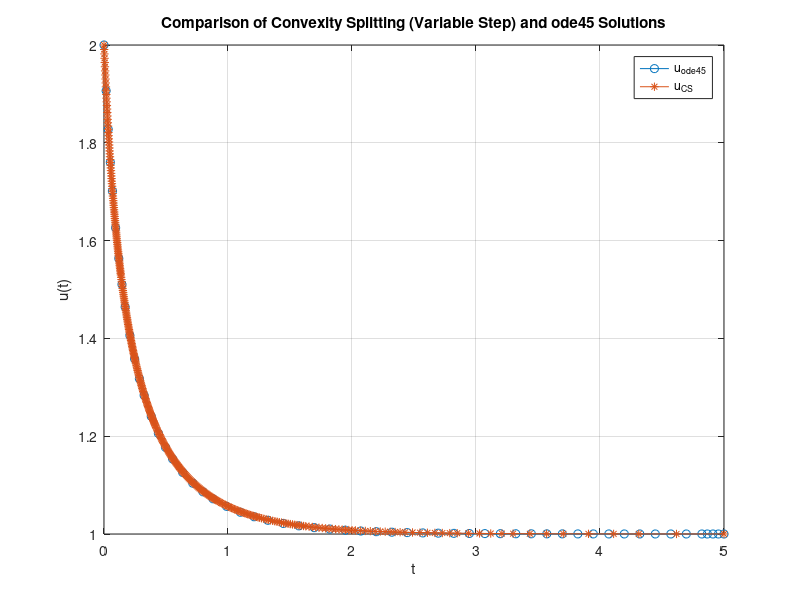

This chart was generated by the following MATLAB code:
function NonlinearCSNU(u0, tau)
    if nargin < 2
        u0 = 2;
        tau = 0.1;
    end    
    
    % Discretization Parameters
    T = 5;              % End time
    tol = 1e-4;         % Tolerance for error control
    t = 0;              % Start time
    unew = u0;          % Initial condition
    tsteps = t;         % Array to store time steps
    uCS = unew;        % Array to store solution

    % Main loop with variable time stepping
    while t < T
        % Define the implicit function for Convexity Splitting
        f = @(unext) unext - unew - tau * (unew - unext^3);
        
        % Solve for the next time step using fzero
        u_next = fzero(f, unew);  % Use the previous value as the initial guess
        
        % Estimate error by performing two half steps
        f_half = @(u_half) u_half - unew - 0.5 * tau * (unew - u_half^3);
        u_half = fzero(f_half, unew);
        f_half_next = @(u_half_next) u_half_next - u_half - 0.5 * tau * (u_half - u_half_next^3);
        u_half_step = fzero(f_half_next, u_half);
        
        % Calculate error estimate
        error_estimate = abs(u_next - u_half_step);
        
        % Adjust the time step based on the error
        if error_estimate > tol
            tau = tau * 0.5;  % Reduce the time step size if the error is too large
        else
            % Accept the step
            t = t + tau;
            unew = u_next;
            tsteps(end+1) = t;  % Store the time step
            uCS(end+1) = unew; % Store the solution
            
            % Increase the time step size if the error is sufficiently small
            if error_estimate < tol * 0.1
                tau = tau * 1.5;
            end
        end
        
        % Adjust the last step to exactly reach T
        if t + tau > T
            tau = T - t;
        end
    end   

    % Exact solution with ode45
    [t_ode45, u_ode45] = ode45(@(t, u) u - u^3, [0 T], u0);

    % Plot the results
    figure;
    plot(t_ode45, u_ode45, 'o-', 'DisplayName', 'u_{ode45}');
    hold on;
    plot(tsteps, uCS, '*-', 'DisplayName', 'u_{CS}');
    xlabel('t');
    ylabel('u(t)');
    legend('show');
    title('Comparison of Convexity Splitting (Variable Step) and ode45 Solutions');
    grid on;
end
